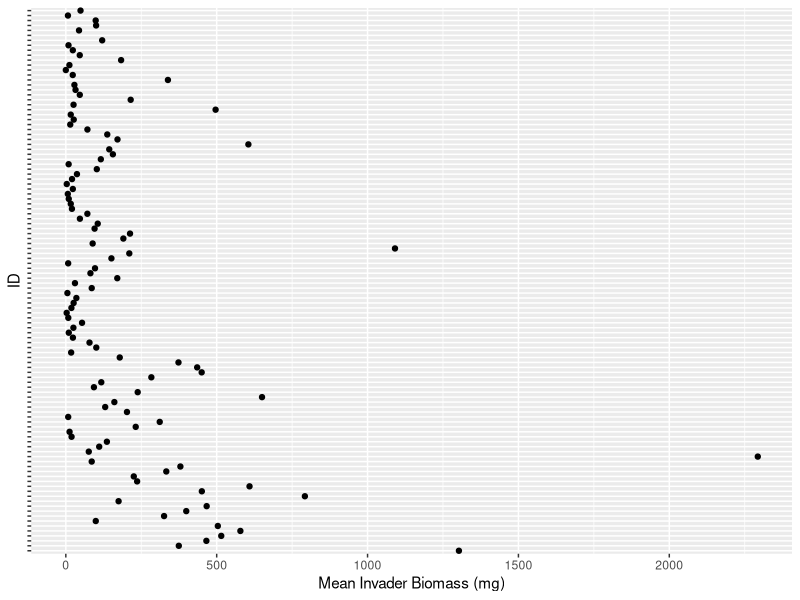
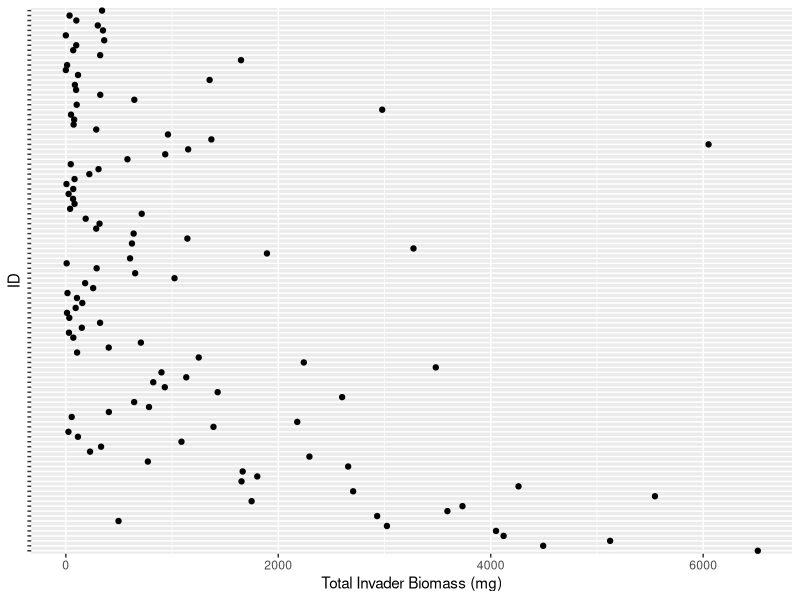
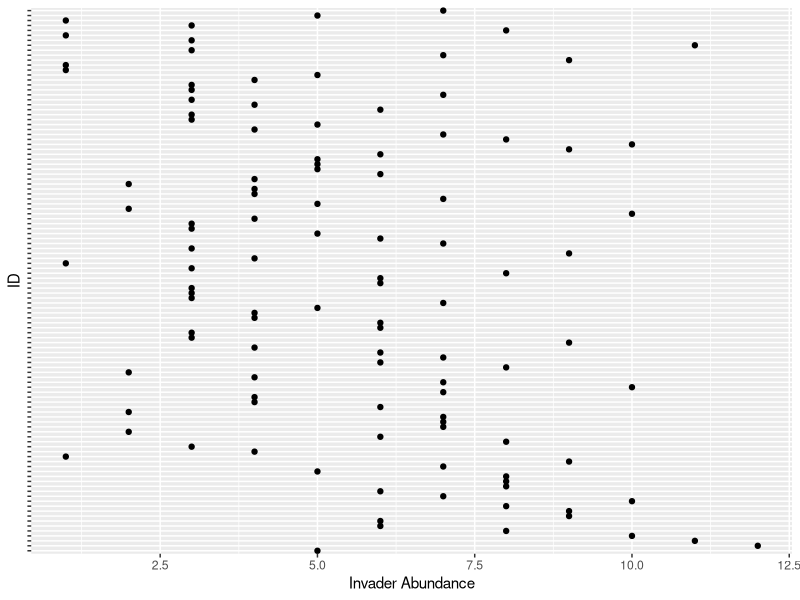
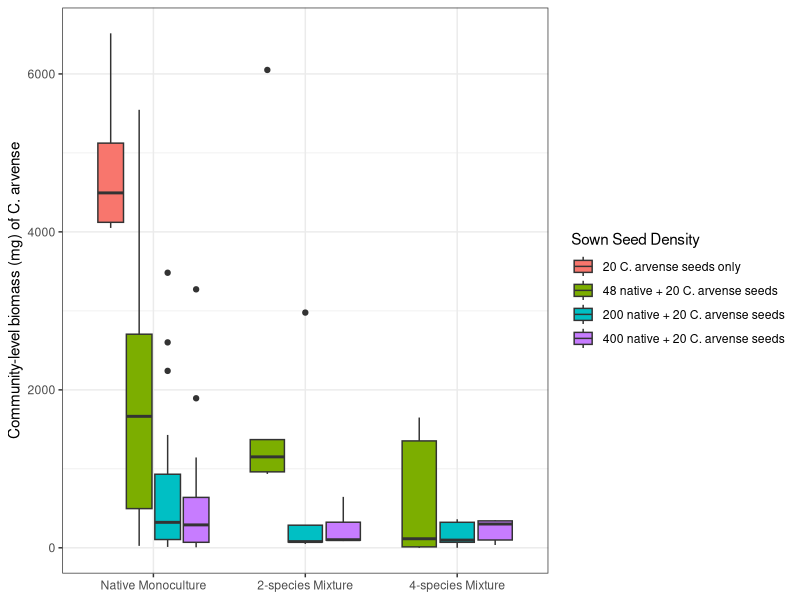
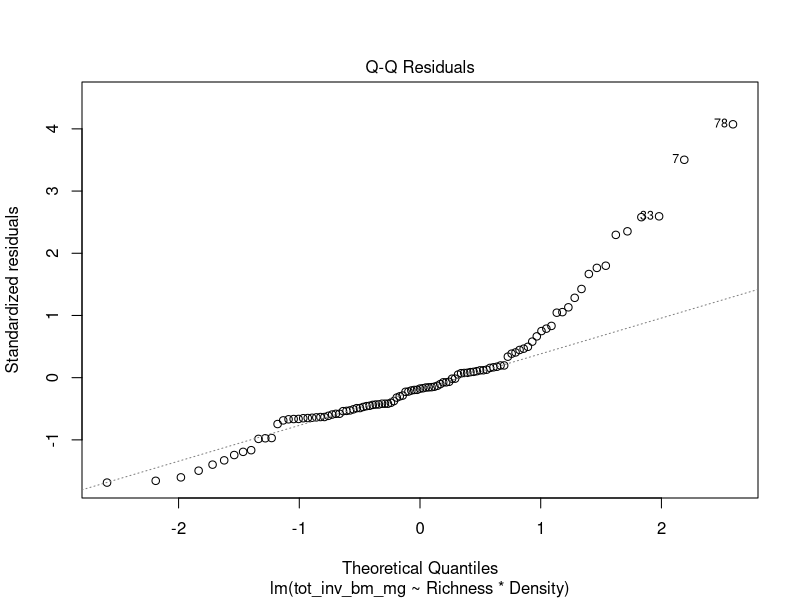
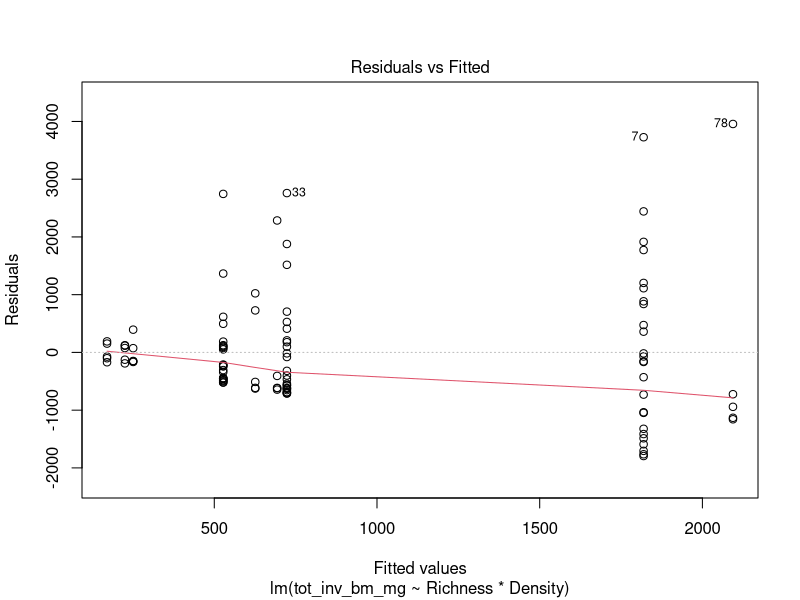
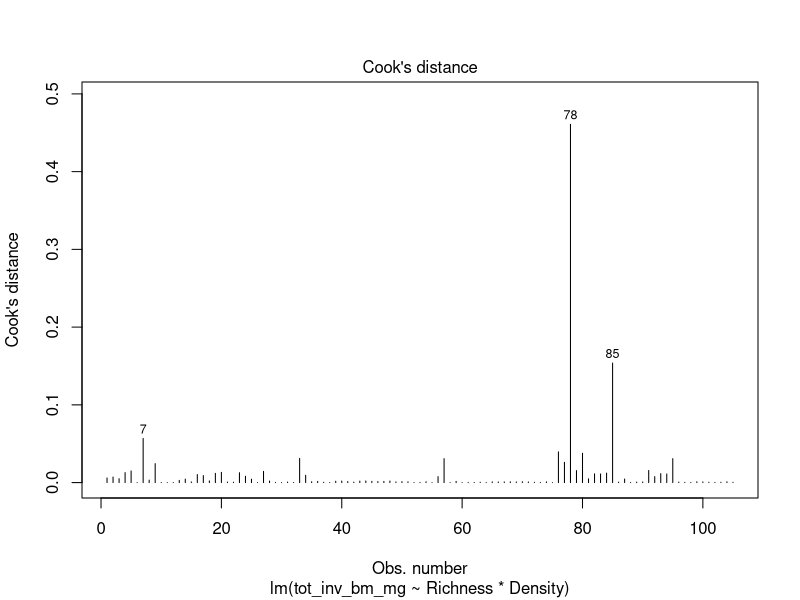
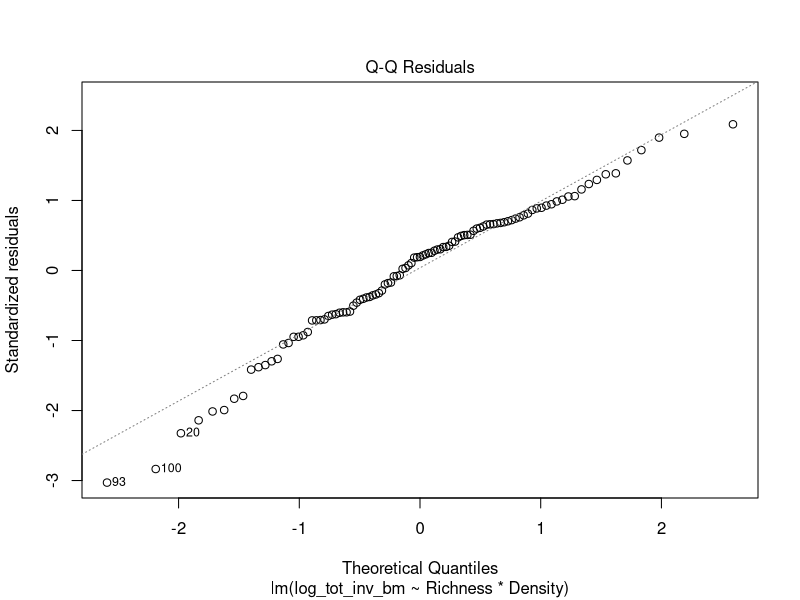

R code for these plots, in order: (Note: this script raises an error after producing the figures.)
# libraries -----
library(dplyr)    # for manipulating data
library(here)     # for creating relative file paths
library(ggplot2)  # for visualizing data 

# import ----

inv_bm <- read.csv(here("data", "intermediate_data", "invader_biomass.csv"))

# exploratory data analysis -----

## outliers -----
# reason: outliers increase the estimate of sample variance
# decreasing the calculated F statistics for ANOVA's
# lowering the chance of rejecting the null hypothesis 
inv_bm %>%
  mutate(ID = paste(Richness_ID, Density_ID, Rep)) %>%
  ggplot(aes(x = mean_inv_bm_mg, y = ID)) + 
  geom_point() +
  labs(
    x = "Mean Invader Biomass (mg)",
    y = "ID"
    ) + 
  theme(axis.text.y = element_blank())
  
inv_bm %>%
  mutate(ID = paste(Richness_ID, Density_ID, Rep)) %>%
  ggplot(aes(x = tot_inv_bm_mg, y = ID)) + 
  geom_point() +
  labs(
    x = "Total Invader Biomass (mg)",
    y = "ID"
  ) + 
  theme(axis.text.y = element_blank())

inv_bm %>%
  mutate(ID = paste(Richness_ID, Density_ID, Rep)) %>%
  ggplot(aes(x = num_invaders, y = ID)) + 
  geom_point() +
  labs(
    x = "Invader Abundance",
    y = "ID"
  ) + 
  theme(axis.text.y = element_blank())

## box-plots ----
# reason: visualize summary statistics to get a sense of median and spread
# across seeding density and seeding richness treatments
(plot_tot_inv_bm <- inv_bm %>%
   mutate(
     Density_ID = case_when(
       Density_ID == "-"  ~ "20 C. arvense seeds only",
       Density_ID == "D1" ~ "48 native + 20 C. arvense seeds",
       Density_ID == "D2" ~ "200 native + 20 C. arvense seeds", 
       Density_ID == "D3" ~ "400 native + 20 C. arvense seeds") %>%
       factor(levels = c(
         "20 C. arvense seeds only", 
         "48 native + 20 C. arvense seeds", 
         "200 native + 20 C. arvense seeds", 
         "400 native + 20 C. arvense seeds")
       )
   ) %>%
   
   mutate(
     Richness_ID = case_when(
       Density_ID  == "20 invasive seeds"  ~ "Invasive-Only", 
       Richness_ID == "M1" ~ "Native Monoculture", 
       Richness_ID == "M2" ~ "2-species Mixture", 
       Richness_ID == "M4" ~ "4-species Mixture", 
       TRUE ~ Richness_ID
     ), 
     
     Richness_ID = factor(Richness_ID, levels = c(
       "Invasive-Only", 
       "Native Monoculture", 
       "2-species Mixture", 
       "4-species Mixture")
     )
   ) %>%
   ggplot(aes(x = Richness_ID, y = tot_inv_bm_mg)) +
   geom_boxplot(
     aes(fill = Density_ID), 
     position = "dodge2"
   ) + 
   labs(
     fill = "Sown Seed Density", 
     x = NULL, 
     y = "Community-level biomass (mg) of C. arvense"
   ) + 
   theme_bw()
)

# statistical analyses ----

# change the values for invader monocultures
# so that you can compare native monocultures + mixtures for the ANOVAs
inv_bm_tidy <- inv_bm %>%
  
  mutate(
    Density_ID = case_when(
      Density_ID == "-" ~ "D0", 
      TRUE ~ Density_ID),
    
    Richness_ID = case_when(
      Richness_ID == "M1" & Density_ID == "D0" ~ "Inv", 
      TRUE ~ Richness_ID)
    ) %>%

  mutate(
    Richness_ID = factor(
      Richness_ID, 
      levels = c("Inv", "M1", "M2", "M4")),
    
    Density_ID = factor(
      Density_ID, 
      levels = c("D0", "D1", "D2", "D3")
    )
  ) %>%
  
  rename(
    Density = Density_ID, 
    Richness = Richness_ID
  )

## model fit ----

lm_tot_inv_bm1 <- lm(
  tot_inv_bm_mg ~ Richness*Density, 
  data = inv_bm_tidy)

# check which regression coefficients are due to singularities
# check for highly collinear terms 
summary(lm_tot_inv_bm1)
alias(lm_tot_inv_bm1) # look for complete aliasing

# drop invader monocultures to avoid aliased coefficients
inv_bm_minus_d0 <- inv_bm_tidy %>%
  mutate(Density = as.character(Density)) %>%
  dplyr::filter(Density %in% c("D1", "D2", "D3")) 

lm_inv_bm_minus_d0 <- lm(
  tot_inv_bm_mg ~ Richness*Density, 
  data = inv_bm_minus_d0
  )

# check assumptions for two-way ANOVA
plot(lm_inv_bm_minus_d0, 2) # normality of residuals
plot(lm_inv_bm_minus_d0, 1) # homogeneity of variance
plot(lm_inv_bm_minus_d0, 4) # influential outliers

# refit model to stabilize variance
# using a log (x+1) transformation
log_bm_minus_d0 <- mutate(inv_bm_minus_d0, 
  log_tot_inv_bm = log(tot_inv_bm_mg + 1)
  ) 

lm_log_inv_bm_minus_d0 <- lm(
  log_tot_inv_bm ~ Richness*Density, 
  data = log_bm_minus_d0 
)

# double-check assumptions for two-way ANOVA
plot(lm_log_inv_bm_minus_d0, 2) # normality of residuals
plot(lm_log_inv_bm_minus_d0, 1) # homogeneity of variance
plot(lm_log_inv_bm_minus_d0, 4) # influential outliers

## two-way ANOVA ----

# run a type II ANOVA to account for unbalanced sample designs
aov_t2_inv_bm <- car::Anova(lm_log_inv_bm_minus_d0, type = 2)

## pairwise comparisons ----

# calculate estimated marginal means
# to account for unbalanced sample design
ref_grid_inv_bm <- emmeans::ref_grid(lm_log_inv_bm_minus_d0)
ref_grid_inv_bm@grid

# visualize potential interactions before doing any statistical comparisons
emmeans::emmip(lm_log_inv_bm_minus_d0, Richness ~ Density)

# run pairwise comparisons
EMM <- emmeans::emmeans(lm_log_inv_bm_minus_d0, ~Richness*Density)
test(pairs(EMM, by = "Density"))
test(pairs(EMM, by = "Richness"))
